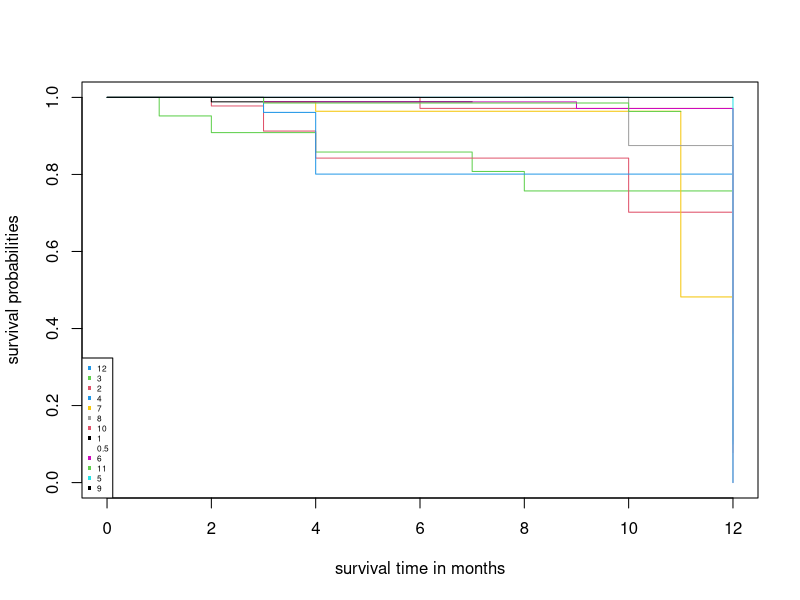
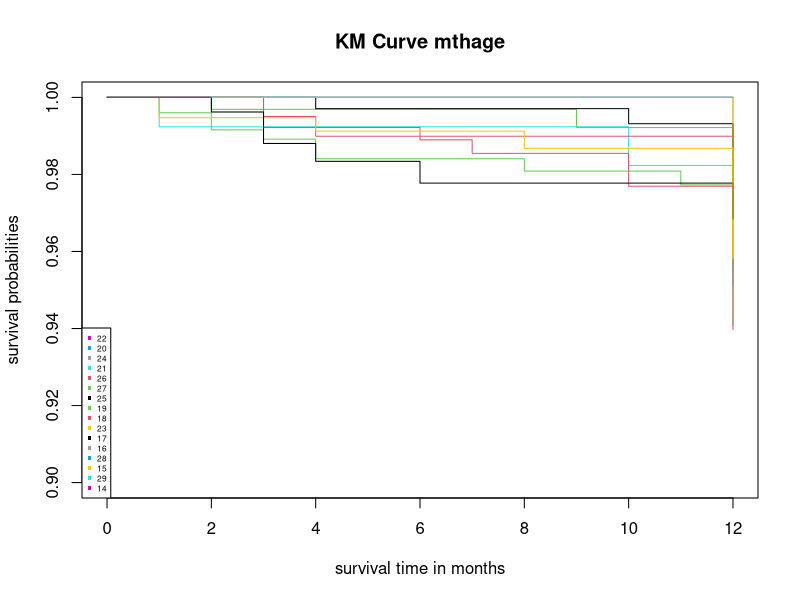
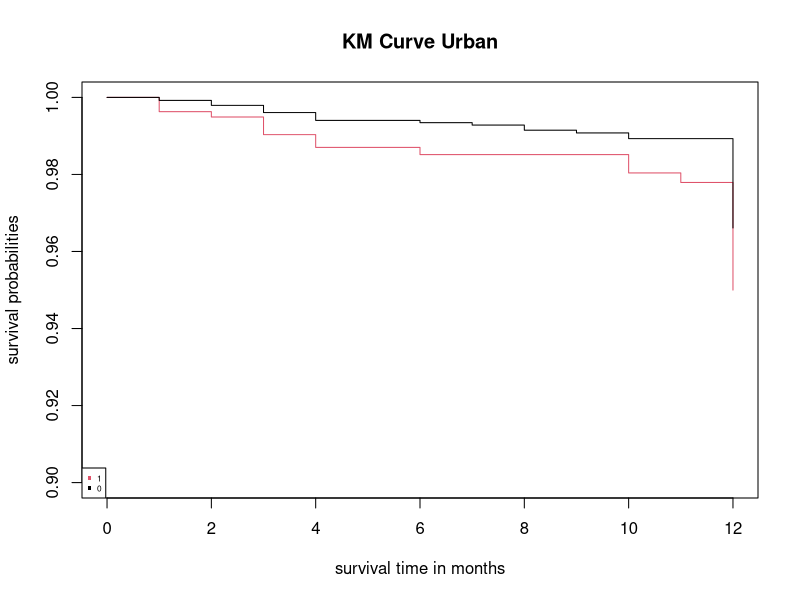
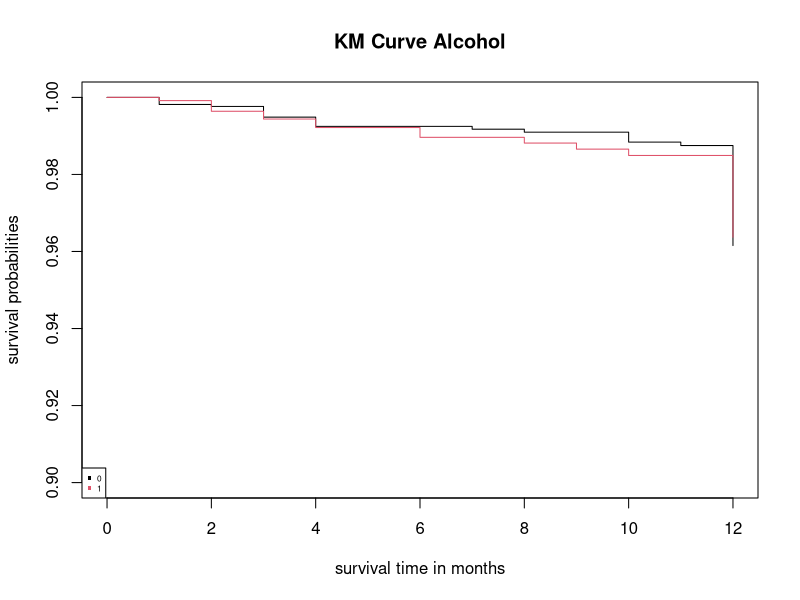
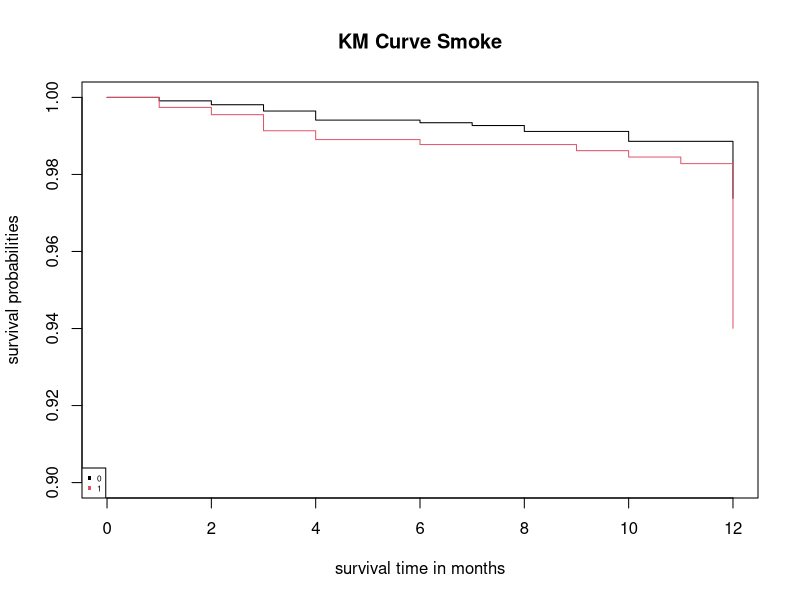
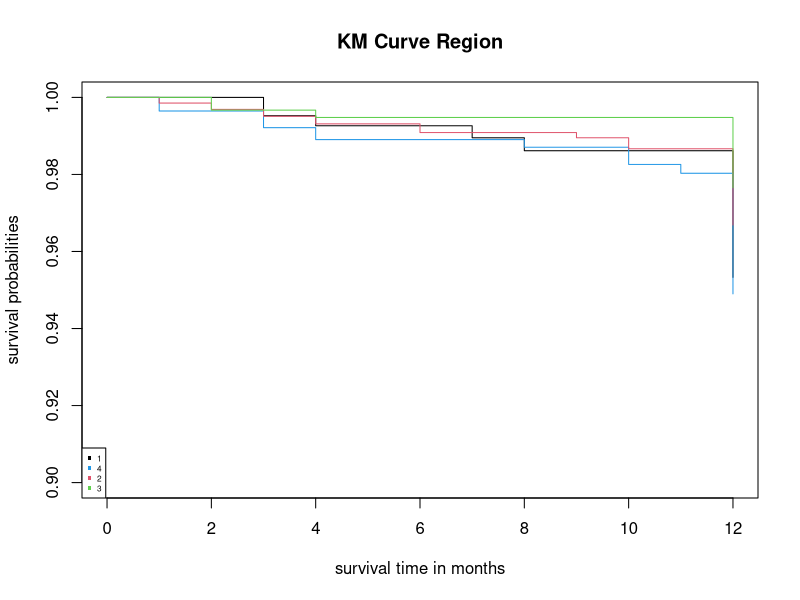
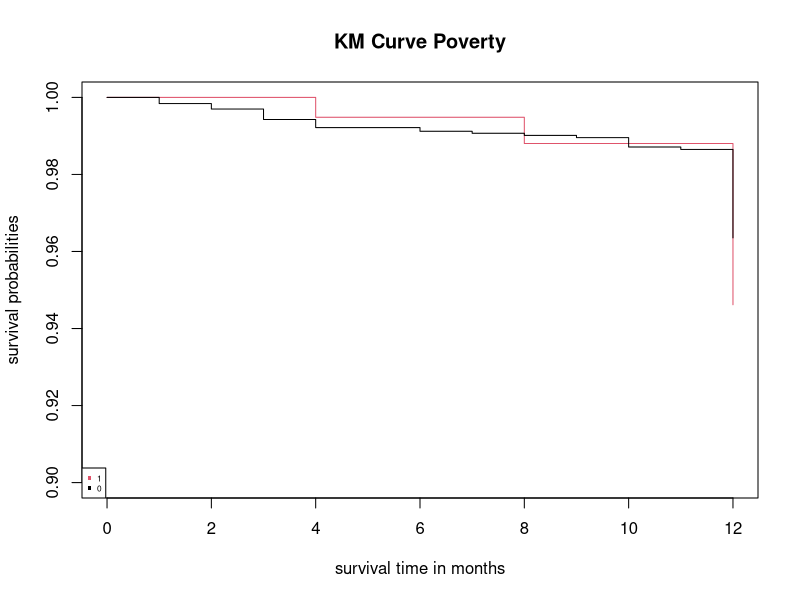
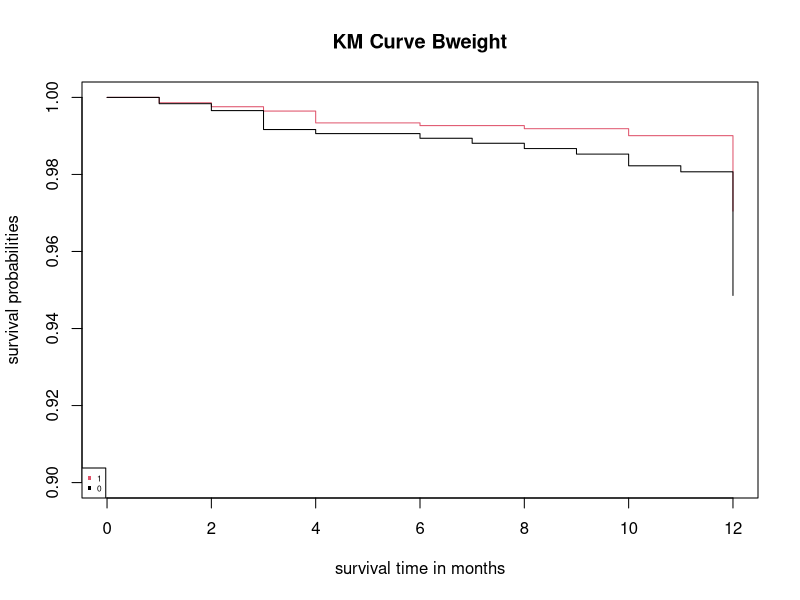

The R script that drew these images, in order:
library(KMsurv)
library(dplyr)
library(survival)
library(tidyverse)

data('pneumon')
str(pneumon)
sapply(pneumon, function(x) sum(is.na(x)))
# statdes
pneumon %>% summarise(across(where(is.numeric), .fns = 
                                 list(min = min,
                                      median = median,
                                      mean = mean,
                                      stdev = sd,
                                      q25 = ~quantile(., 0.25),
                                      q75 = ~quantile(., 0.75),
                                      max = max))) %>%
  pivot_longer(everything(), names_sep='_', names_to=c('variable', '.value'))
#### data cleaning & preprocessing ####
pneumon$mthage <- as.numeric(pneumon$mthage)
pneumon$urban <- as.factor(pneumon$urban)
pneumon$alcohol <- as.factor(pneumon$alcohol)
pneumon$smoke <- as.factor(pneumon$smoke)
pneumon$region <- as.factor(pneumon$region)
pneumon$poverty <- as.factor(pneumon$poverty)
pneumon$bweight <- as.factor(pneumon$bweight)
pneumon$race <- as.factor(pneumon$race)
pneumon$education <- as.numeric(pneumon$education)
pneumon$nsibs <- as.numeric(pneumon$nsibs)
pneumon$wmonth <- as.numeric(pneumon$wmonth)
pneumon$sfmonth <- as.numeric(pneumon$sfmonth)


str(pneumon)

# table(pneumon$smoke)
# table(pneumon$alcohol)
# win.graph()
# par(mfrow = c(2,1))
# hist(table(pneumon$smoke))
# hist(table(pneumon$alcohol))

pneumon$smoke <- factor(pneumon$smoke, levels = c(0,1,2), labels = c(0,1,1))
str(pneumon$smoke)
table(pneumon$smoke)

pneumon$alcohol <- factor(pneumon$alcohol, levels = c(0,1,2,3,4), labels = c(0,1,1,1,1))
str(pneumon$alcohol)
table(pneumon$alcohol)

pneumon$education_cat <- cut(pneumon$education, breaks = c(0,10,12,20), labels =c("Low_Edu", "Med_Edu", "High_Edu"))
pneumon$wmonth_cat <- cut(pneumon$wmonth, breaks = c(-1,0,30), labels = c("zero_month", "morethan_zero"))
pneumon$sfmonth_cat <- cut(pneumon$sfmonth, breaks = c(-1,0,30), labels = c("zero_month", "morethan_zero"))
remove_cols <- c('education','wmonth','sfmonth')
pneumon = subset(pneumon, select = !(names(pneumon) %in% remove_cols))

#### Define Y survival time ####
y <- Surv(pneumon$agepn, pneumon$hospital)

#### KM Curve ####
# child age
kmfit1 <- survfit(y ~ chldage, data = pneumon)
plot(kmfit1, col = c(unique(pneumon$chldage)),xlab="survival time in months", ylab="survival probabilities")
legend("bottomleft", legend = c(unique(pneumon$chldage)), col=c(unique(pneumon$chldage)), pch = 16, 
       cex = 0.5, xjust = 1)

# mthage
kmfit2 <- survfit(y ~ mthage, data = pneumon)
plot(kmfit2, col = c(unique(pneumon$mthage)),xlab="survival time in months", ylab="survival probabilities",
     ylim = c(0.9,1))
title(main = "KM Curve mthage")
legend("bottomleft", legend = c(unique(pneumon$mthage)), col=c(unique(pneumon$mthage)), pch = 16, 
       cex = 0.5, xjust = 1)

# urban
kmfit3 <- survfit(y ~ urban, data = pneumon)
plot(kmfit3, col = c(unique(pneumon$urban)),xlab="survival time in months", ylab="survival probabilities",
     ylim = c(0.9,1))
title(main = "KM Curve Urban")
legend("bottomleft", legend = c(unique(pneumon$urban)), col=c(unique(pneumon$urban)), pch = 16, 
       cex = 0.5, xjust = 1)

# alchohol
kmfit4 <- survfit(y ~ alcohol, data = pneumon)
plot(kmfit4, col = c(unique(pneumon$alcohol)),xlab="survival time in months", ylab="survival probabilities",
     ylim = c(0.9,1))
title(main = "KM Curve Alcohol")
legend("bottomleft", legend = c(unique(pneumon$alcohol)), col=c(unique(pneumon$alcohol)), pch = 16, 
       cex = 0.5, xjust = 1)

# smoke
kmfit5 <- survfit(y ~ smoke, data = pneumon)
plot(kmfit5, col = c(unique(pneumon$smoke)),xlab="survival time in months", ylab="survival probabilities",
     ylim = c(0.9,1))
title(main = "KM Curve Smoke")
legend("bottomleft", legend = c(unique(pneumon$smoke)), col=c(unique(pneumon$smoke)), pch = 16, 
       cex = 0.5, xjust = 1)

# region
kmfit6 <- survfit(y ~ region, data = pneumon)
plot(kmfit6, col = c(unique(pneumon$region)),xlab="survival time in months", ylab="survival probabilities",
     ylim = c(0.9,1))
title(main = "KM Curve Region")
legend("bottomleft", legend = c(unique(pneumon$region)), col=c(unique(pneumon$region)), pch = 16, 
       cex = 0.5, xjust = 1)

# poverty
kmfit7 <- survfit(y ~ poverty, data = pneumon)
plot(kmfit7, col = c(unique(pneumon$poverty)),xlab="survival time in months", ylab="survival probabilities",
     ylim = c(0.9,1))
title(main = "KM Curve Poverty")
legend("bottomleft", legend = c(unique(pneumon$poverty)), col=c(unique(pneumon$poverty)), pch = 16, 
       cex = 0.5, xjust = 1)

# bweight
kmfit8 <- survfit(y ~ bweight, data = pneumon)
plot(kmfit8, col = c(unique(pneumon$bweight)),xlab="survival time in months", ylab="survival probabilities",
     ylim = c(0.9,1))
title(main = "KM Curve Bweight")
legend("bottomleft", legend = c(unique(pneumon$bweight)), col=c(unique(pneumon$bweight)), pch = 16, 
       cex = 0.5, xjust = 1)

# race
kmfit9 <- survfit(y ~ race, data = pneumon)
plot(kmfit9, col = c(unique(pneumon$race)),xlab="survival time in months", ylab="survival probabilities",
     ylim = c(0.9,1))
title(main = "KM Curve Race")
legend("bottomleft", legend = c(unique(pneumon$race)), col=c(unique(pneumon$race)), pch = 16, 
       cex = 0.5, xjust = 1)

# education
kmfit10 <- survfit(y ~ education_cat, data = pneumon)
plot(kmfit10, col = c(unique(pneumon$education_cat)),xlab="survival time in months", ylab="survival probabilities",
     ylim = c(0.9,1))
title(main = "KM Curve Education")
legend("bottomleft", legend = c(unique(pneumon$education_cat)), col=c(unique(pneumon$education_cat)), pch = 16, 
       cex = 0.5, xjust = 1)

# nsibs
kmfit11 <- survfit(y ~ nsibs, data = pneumon)
plot(kmfit11, col = c(unique(pneumon$nsibs)),xlab="survival time in months", ylab="survival probabilities",
     ylim = c(0.5,1))
title(main = "KM Curve nsibs")
legend("bottomleft", legend = c(unique(pneumon$nsibs)), col=c(unique(pneumon$nsibs)), pch = 16, 
       cex = 0.5, xjust = 1)

# wmonth
kmfit12 <- survfit(y ~ wmonth_cat, data = pneumon)
plot(kmfit12, col = c(unique(pneumon$wmonth_cat)),xlab="survival time in months", ylab="survival probabilities",
     ylim = c(0.9,1))
title(main = "KM Curve wmonth")
legend("bottomleft", legend = c(unique(pneumon$wmonth_cat)), col=c(unique(pneumon$wmonth_cat)), pch = 16, 
       cex = 0.5, xjust = 1)

# sfmonth
kmfit13 <- survfit(y ~ sfmonth_cat, data = pneumon)
plot(kmfit13, col = c(unique(pneumon$sfmonth_cat)),xlab="survival time in months", ylab="survival probabilities",
     ylim = c(0.9,1))
title(main = "KM Curve sfmonth")
legend("bottomleft", legend = c(unique(pneumon$sfmonth_cat)), col=c(unique(pneumon$sfmonth_cat)), pch = 16, 
       cex = 0.5, xjust = 1)


#### Log Rank Test ####
# chldage
LR1 <- survdiff(y ~ pneumon$chldage)
LR1$pvalue
if (LR1$pvalue < 0.05){
  cat('Reject H0')
}else{
  cat('Fail to Reject H0')
}

# mthage
LR2 <- survdiff(y ~ pneumon$mthage)
LR2$pvalue
if (LR2$pvalue < 0.05){
  cat('Reject H0')
}else{
  cat('Fail to Reject H0')
}

# urban
LR3 <- survdiff(y ~ pneumon$urban)
LR3$pvalue
if (LR3$pvalue < 0.05){
  cat('Reject H0')
}else{
  cat('Fail to Reject H0')
}

# alcohol
LR4 <- survdiff(y ~ pneumon$alcohol)
LR4$pvalue
if (LR4$pvalue < 0.05){
  cat('Reject H0')
}else{
  cat('Fail to Reject H0')
}

# smoke
LR5 <- survdiff(y ~ pneumon$smoke)
LR5$pvalue
if (LR5$pvalue < 0.05){
  cat('Reject H0')
}else{
  cat('Fail to Reject H0')
}

# region
LR6 <- survdiff(y ~ pneumon$region)
LR6$pvalue
if (LR6$pvalue < 0.05){
  cat('Reject H0')
}else{
  cat('Fail to Reject H0')
}

# poverty
LR7 <- survdiff(y ~ pneumon$poverty)
LR7$pvalue
if (LR7$pvalue < 0.05){
  cat('Reject H0')
}else{
  cat('Fail to Reject H0')
}

# bweight
LR8 <- survdiff(y ~ pneumon$bweight)
LR8$pvalue
if (LR8$pvalue < 0.05){
  cat('Reject H0')
}else{
  cat('Fail to Reject H0')
}

# race
LR9 <- survdiff(y ~ pneumon$race)
LR9$pvalue
if (LR9$pvalue < 0.05){
  cat('Reject H0')
}else{
  cat('Fail to Reject H0')
}

# education
LR10 <- survdiff(y ~ pneumon$education_cat)
LR10$pvalue
if (LR10$pvalue < 0.05){
  cat('Reject H0')
}else{
  cat('Fail to Reject H0')
}

# nsibs
LR11 <- survdiff(y ~ pneumon$nsibs)
LR11$pvalue
if (LR11$pvalue < 0.05){
  cat('Reject H0')
}else{
  cat('Fail to Reject H0')
}

# wmonth
LR12 <- survdiff(y ~ pneumon$wmonth_cat)
LR12$pvalue
if (LR12$pvalue < 0.05){
  cat('Reject H0')
}else{
  cat('Fail to Reject H0')
}

# sfmont
LR13 <- survdiff(y ~ pneumon$sfmonth_cat)
LR13$pvalue
if (LR13$pvalue < 0.05){
  cat('Reject H0')
}else{
  cat('Fail to Reject H0')
}


#### Building Cox Model ####
model1 <- coxph(y~. -agepn -hospital, data = pneumon)
summary(model1)

check_ph <- cox.zph(model1, transform = rank)
check_ph$table

#### log log plot ####
minusloglog <- function(p){
  return(-log(-log(p)))
}

# child age
win.graph()
plot(kmfit1, fun = minusloglog, col = c(unique(pneumon$chldage)),xlab="survival time in months", ylab="-log -log S")
title(main = "Log Log Plot child age")
legend("bottomleft", legend = c(unique(pneumon$chldage)), col=c(unique(pneumon$chldage)), pch = 16, 
       cex = 0.8, xjust = 1)

# mthage
plot(kmfit2, fun = minusloglog, col = c(unique(pneumon$mthage)),xlab="survival time in months", ylab="-log -log S")
title(main = "Log Log Plot mthage")
legend("bottomleft", legend = c(unique(pneumon$mthage)), col=c(unique(pneumon$mthage)), pch = 16, 
       cex = 0.8, xjust = 1)

# urban
plot(kmfit3, fun = minusloglog, col = c(unique(pneumon$urban)),xlab="survival time in months", ylab="-log -log S")
title(main = "Log Log Plot Urban")
legend("bottomleft", legend = c(unique(pneumon$urban)), col=c(unique(pneumon$urban)), pch = 16, 
       cex = 0.8, xjust = 1)

# alchohol
plot(kmfit4, fun = minusloglog, col = c(unique(pneumon$alcohol)),xlab="survival time in months", ylab="-log -log S")
title(main = "Log Log Plot Alcohol")
legend("bottomleft", legend = c(unique(pneumon$alcohol)), col=c(unique(pneumon$alcohol)), pch = 16, 
       cex = 0.8, xjust = 1)

# smoke
plot(kmfit5, fun = minusloglog, col = c(unique(pneumon$smoke)),xlab="survival time in months", ylab="-log -log S")
title(main = "Log Log Plot Smoke")
legend("bottomleft", legend = c(unique(pneumon$smoke)), col=c(unique(pneumon$smoke)), pch = 16, 
       cex = 0.8, xjust = 1)

# region
plot(kmfit6, fun = minusloglog, col = c(unique(pneumon$region)),xlab="survival time in months", ylab="-log -log S")
title(main = "Log Log Plot Region")
legend("bottomleft", legend = c(unique(pneumon$region)), col=c(unique(pneumon$region)), pch = 16, 
       cex = 0.8, xjust = 1)

# poverty
plot(kmfit7, fun = minusloglog, col = c(unique(pneumon$poverty)),xlab="survival time in months", ylab="-log -log S")
title(main = "Log Log Plot Poverty")
legend("bottomleft", legend = c(unique(pneumon$poverty)), col=c(unique(pneumon$poverty)), pch = 16, 
       cex = 0.8, xjust = 1)

# bweight
plot(kmfit8, fun = minusloglog, col = c(unique(pneumon$bweight)),xlab="survival time in months", ylab="-log -log S")
title(main = "Log Log Plot Bweight")
legend("bottomleft", legend = c(unique(pneumon$bweight)), col=c(unique(pneumon$bweight)), pch = 16, 
       cex = 0.8, xjust = 1)

# race
plot(kmfit9, fun = minusloglog, col = c(unique(pneumon$race)),xlab="survival time in months", ylab="-log -log S")
title(main = "Log Log Plot Race")
legend("bottomleft", legend = c(unique(pneumon$race)), col=c(unique(pneumon$race)), pch = 16, 
       cex = 0.8, xjust = 1)

# education
plot(kmfit10, fun = minusloglog, col = c(unique(pneumon$education_cat)),xlab="survival time in months", ylab="-log -log S")
title(main = "Log Log Plot Education")
legend("bottomleft", legend = c(unique(pneumon$education_cat)), col=c(unique(pneumon$education_cat)), pch = 16, 
       cex = 0.8, xjust = 1)

# nsibs
plot(kmfit11, fun = minusloglog, col = c(unique(pneumon$nsibs)),xlab="survival time in months", ylab="-log -log S")
title(main = "Log Log Plot nsibs")
legend("bottomleft", legend = c(unique(pneumon$nsibs)), col=c(unique(pneumon$nsibs)), pch = 16, 
       cex = 0.8, xjust = 1)

# wmonth
plot(kmfit12, fun = minusloglog, col = c(unique(pneumon$wmonth_cat)),xlab="survival time in months", ylab="-log -log S")
title(main = "Log Log Plot wmonth")
legend("bottomleft", legend = c(unique(pneumon$wmonth_cat)), col=c(unique(pneumon$wmonth_cat)), pch = 16, 
       cex = 0.8, xjust = 1)

# sfmonth
plot(kmfit13, fun = minusloglog, col = c(unique(pneumon$sfmonth_cat)),xlab="survival time in months", ylab="-log -log S")
title(main = "Log Log Plot sfmonth")
legend("bottomleft", legend = c(unique(pneumon$sfmonth_cat)), col=c(unique(pneumon$sfmonth_cat)), pch = 16, 
       cex = 0.8, xjust = 1)
